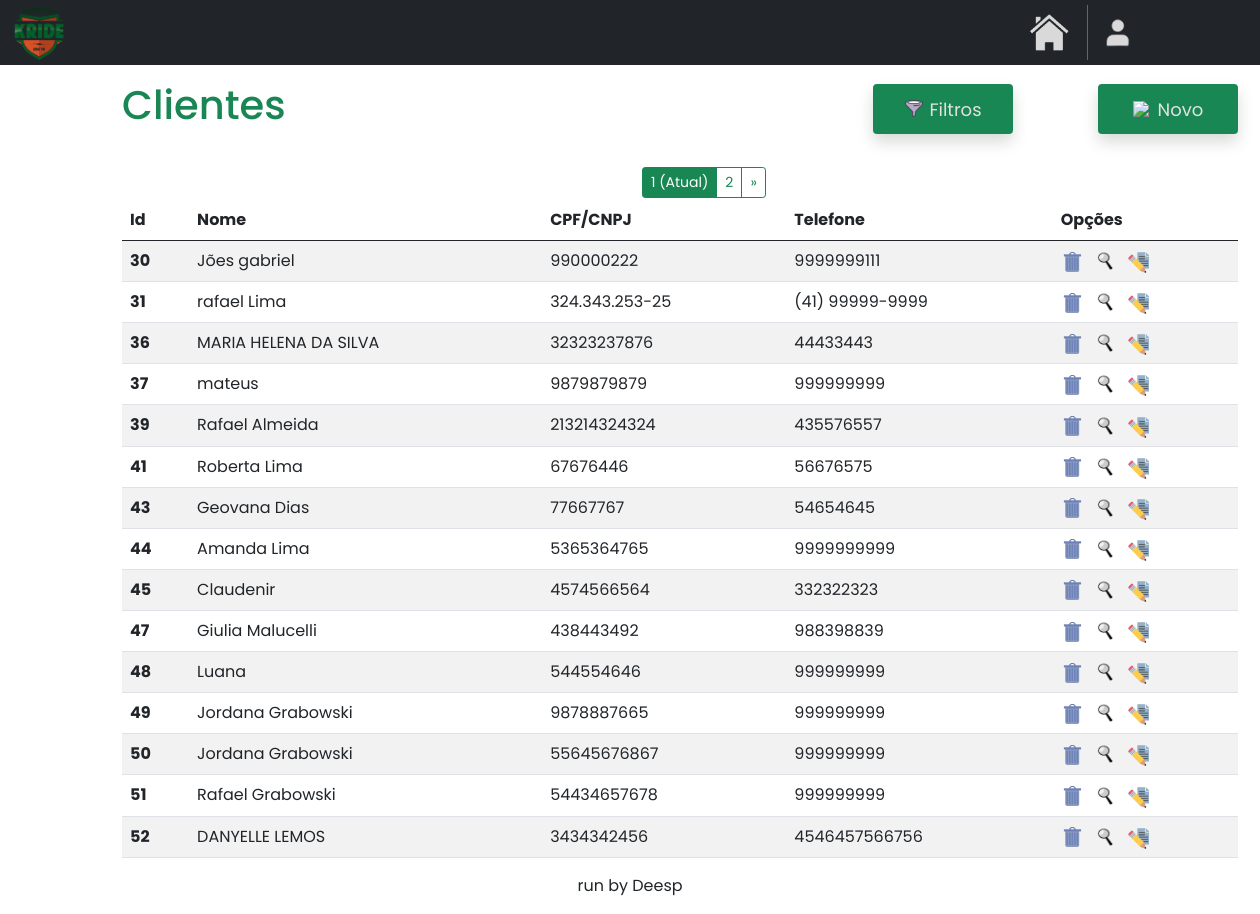
Screenshot of /home/clientes with the database file from the repository.
### clientes/models.py (models this page shows)
class Cliente(models.Model):
    name = models.CharField(max_length=40)
    cpf_cnpj = models.CharField(max_length=25)
    telefone = models.CharField(max_length=25)
    cep = models.CharField(max_length=50, default='')
    bairro = models.CharField(max_length=30, default='')
    estado = models.CharField(max_length=30, default='')
    cidade = models.CharField(max_length=25, default='')
    numero = models.CharField(max_length=10, default='')
    email = models.EmailField(max_length=100, null=True, blank=True)

### clientes/views.py (the view)
# urls.py: path('clientes', clienteviews.clientes, name='clientes'),
def clientes(request):
    return paginacao(request)

### clientes/views.py (called while the page is built)
def paginacao(request):
    clientes = Cliente.objects.all().values('id', 'name', 'cpf_cnpj', 'telefone')
    clientes_paginados = Paginator(clientes, 15)
    page_num = request.GET.get('page')
    clientes = clientes_paginados.get_page(page_num)
    return render(request, 'clientes.html', {'clientes': clientes})

### clientes/templates/clientes.html (shortened to what this page needs)
{% extends "base.html" %}
{% load static %}
{% block content %}
<!DOCTYPE html>
<html lang="en">
<head>
    <link href="https://cdn.jsdelivr.net/npm/bootstrap@5.0.2/dist/css/bootstrap.min.css" rel="stylesheet">
</head>
<body>
    <div class="container mt-3 custom-container">
        <div class="d-flex justify-content-start align-items-center">
            <h1 class="me-auto text-success">Clientes</h1>
            <div class="shadow bg-success rounded" style="width: 140px; height: 50px; margin-left: auto;">
                <a href="#" style="text-decoration: none; display: flex; align-items: center; justify-content: center; width: 100%; height: 100%;" id="btnMostrarFiltro">
                    <img src="{% static 'images/mini-filtro.png' %}" style="width: 20px; margin-right: 5px;">
                    <p class="hover-link" style="font-size: 18px; margin: 0;">Filtros</p>
                </a>
            </div>
            <div class="shadow bg-success rounded" style="width: 140px; height: 50px; margin-left: 85px;">
                <a href="{% url 'novo_cliente' %}" style="text-decoration: none; display: flex; align-items: center; justify-content: center; width: 100%; height: 100%;" id="btnMostrarClientes">
                    <img src="{% static 'images/novo.png' %}" style="width: 20px; margin-right: 5px;">
                    <p class="hover-link" style="font-size: 18px; margin: 0;">Novo</p>
                </a>
            </div>
        </div>
        {% if clientes.has_other_pages %}
            <div class="btn-group" role="group" aria-label="Item pagination" style="margin-left: 520px; margin-top: 30px; margin-bottom: -14px;">
                {% for page_number in clientes.paginator.page_range %}
                    {% if clientes.number == page_number %}
                        <button class="btn btn-outline-success btn-sm active">
                            <span>{{ page_number }} <span class="sr-only">(Atual)</span></span>
                        </button>
                    {% else %}
                        <a href="?page={{ page_number }}" class="btn btn-outline-success btn-sm">
                            {{ page_number }}
                        </a>
                    {% endif %}
                {% endfor %}
                {% if clientes.has_next %}
                    <a href="?page={{ clientes.next_page_number }}" class="btn btn-outline-success btn-sm">&raquo;</a>
                {% endif %}
            </div>
        {% endif %}
        <table class="table table-striped mt-3">
            <thead>
                <tr>
                    <th scope="col">Id</th>
                    <th scope="col">Nome</th>
                    <th scope="col">CPF/CNPJ</th>
                    <th scope="col">Telefone</th>
                    <th scope="col">Opções</th>
                </tr>
            </thead>
            <tbody id="tbodyClientes">
                {% for cliente in clientes %}
                    <tr>
                        <th>{{cliente.id}}</th>
                        <td>{{cliente.name}}</td>
                        <td>{{cliente.cpf_cnpj}}</td>
                        <td>{{cliente.telefone}}</td>
                        <td>
                            <div style="display: flex; gap: 10px;">
                                <a href="#" class="delete-button" data-toggle="modal" data-target="#confirmDeleteModal" data-url="{% url 'excluir_cliente' cliente.id %}" title="EXCLUIR">
                                    <img src="{% static 'index/images/excluir.png' %}" style="width: 24px; height: 22px;">
                                </a>
                                <a href="{% url 'consultar_cliente' cliente.id %}" title="CONSULTAR">
                                    <img src="{% static 'index/images/consultar.png' %}" style="width: 22px; height: 23px;">
                                </a>
                                <a href="{% url 'editar_cliente' cliente.id %}" title="EDITAR">
                                    <img src="{% static 'index/images/editar.png' %}" style="width: 22px; height: 23px;">
                                </a>
                            </div>
                        </td>
                    </tr>
                {% endfor %}
            </tbody>
        </table>
    </div>
</body>
</html>
{% endblock %}

### clientes/templates/clientes.html (style rules this page uses)
body { font-family: 'Poppins', sans-serif; }
.hover-link { color: rgb(225, 225, 225); transition: color 0.3s ease; }
.custom-container { margin-left: 110px; margin-right: 100px; }

### rows the page displays
Cliente: id "30", name "Jões gabriel", cpf_cnpj "990000222", telefone "9999999111"
Cliente: id "31", name "rafael Lima", cpf_cnpj "324.343.253-25", telefone "(41) 99999-9999"
Cliente: id "36", name "MARIA HELENA DA SILVA", cpf_cnpj "32323237876", telefone "44433443"
Cliente: id "37", name "mateus", cpf_cnpj "9879879879", telefone "999999999"
Cliente: id "39", name "Rafael Almeida", cpf_cnpj "213214324324", telefone "435576557"
Cliente: id "41", name "Roberta Lima", cpf_cnpj "67676446", telefone "56676575"
Cliente: id "43", name "Geovana Dias", cpf_cnpj "77667767", telefone "54654645"
Cliente: id "44", name "Amanda Lima", cpf_cnpj "5365364765", telefone "9999999999"
Cliente: id "45", name "Claudenir", cpf_cnpj "4574566564", telefone "332322323"
Cliente: id "47", name "Giulia Malucelli", cpf_cnpj "438443492", telefone "988398839"
Cliente: id "48", name "Luana", cpf_cnpj "544554646", telefone "999999999"
Cliente: id "49", name "Jordana Grabowski", cpf_cnpj "9878887665", telefone "999999999"
Cliente: id "50", name "Jordana Grabowski", cpf_cnpj "55645676867", telefone "999999999"
Cliente: id "51", name "Rafael Grabowski", cpf_cnpj "54434657678", telefone "999999999"
Cliente: id "52", name "DANYELLE LEMOS", cpf_cnpj "3434342456", telefone "4546457566756"

### other values shown
{{ page_number }} "1"
{{ page_number }} "2"
